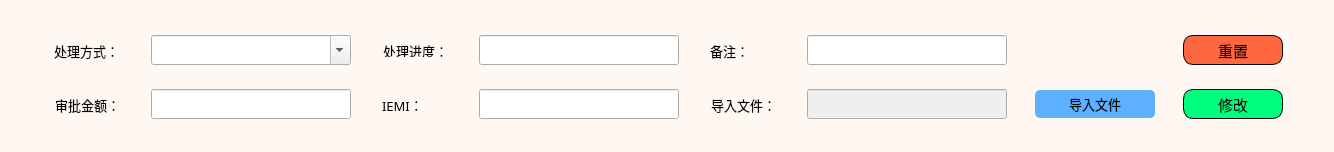
       <widget class="QFrame" name="frame_2">
        <property name="maximumSize">
         <size>
          <width>16777215</width>
          <height>200</height>
         </size>
        </property>
        <property name="styleSheet">
         <string notr="true">QFrame {
    width: 100%;
    background:   #fff8f2;
    border-radius: 5px;
    padding-bottom: 13px;
    box-shadow: 1px 1px 3px rgb(0 0 0 / 20%);
	padding-top:15px;
}</string>
        </property>
        <property name="frameShape">
         <enum>QFrame::StyledPanel</enum>
        </property>
        <property name="frameShadow">
         <enum>QFrame::Raised</enum>
        </property>
        <layout class="QGridLayout" name="gridLayout_2">
         <property name="horizontalSpacing">
          <number>28</number>
         </property>
         <item row="1" column="6">
          <widget class="QLineEdit" name="credit_lineEdit_1_6">
           <property name="minimumSize">
            <size>
             <width>200</width>
             <height>30</height>
            </size>
           </property>
           <property name="maximumSize">
            <size>
             <width>200</width>
             <height>30</height>
            </size>
           </property>
           <property name="font">
            <font>
             <family>黑体</family>
             <pointsize>10</pointsize>
            </font>
           </property>
          </widget>
         </item>
         <item row="1" column="2">
          <widget class="QComboBox" name="type_comboBox_1_1">
           <property name="minimumSize">
            <size>
             <width>200</width>
             <height>30</height>
            </size>
           </property>
           <property name="maximumSize">
            <size>
             <width>200</width>
             <height>30</height>
            </size>
           </property>
           <property name="font">
            <font>
             <family>黑体</family>
             <pointsize>-1</pointsize>
            </font>
           </property>
           <property name="styleSheet">
            <string notr="true">QComboBox{
	font-family:&quot;黑体&quot;, Times, serif;
	font-size: 12px;

}</string>
           </property>
           <property name="editable">
            <bool>true</bool>
           </property>
          </widget>
         </item>
         <item row="1" column="5">
          <widget class="QLabel" name="label_29">
           <property name="maximumSize">
            <size>
             <width>130</width>
             <height>16777215</height>
            </size>
           </property>
           <property name="font">
            <font>
             <family>黑体</family>
             <pointsize>10</pointsize>
            </font>
           </property>
           <property name="styleSheet">
            <string notr="true">background:   #fff8f2;</string>
           </property>
           <property name="text">
            <string>备注：</string>
           </property>
          </widget>
         </item>
         <item row="2" column="2">
          <widget class="QLineEdit" name="credit_lineEdit_1_4">
           <property name="minimumSize">
            <size>
             <width>200</width>
             <height>30</height>
            </size>
           </property>
           <property name="maximumSize">
            <size>
             <width>200</width>
             <height>30</height>
            </size>
           </property>
           <property name="font">
            <font>
             <family>黑体</family>
             <pointsize>10</pointsize>
            </font>
           </property>
          </widget>
         </item>
         <item row="2" column="4">
          <widget class="QLineEdit" name="credit_lineEdit_1_5">
           <property name="minimumSize">
            <size>
             <width>200</width>
             <height>30</height>
            </size>
           </property>
           <property name="maximumSize">
            <size>
             <width>200</width>
             <height>30</height>
            </size>
           </property>
           <property name="font">
            <font>
             <family>黑体</family>
             <pointsize>10</pointsize>
            </font>
           </property>
           <property name="text">
            <string/>
           </property>
          </widget>
         </item>
         <item row="1" column="10">
          <spacer name="horizontalSpacer_2">
           <property name="orientation">
            <enum>Qt::Horizontal</enum>
           </property>
           <property name="sizeHint" stdset="0">
            <size>
             <width>40</width>
             <height>20</height>
            </size>
           </property>
          </spacer>
         </item>
         <item row="2" column="9">
          <widget class="QPushButton" name="change_pushButton_0_2">
           <property name="sizePolicy">
            <sizepolicy hsizetype="Fixed" vsizetype="Fixed">
             <horstretch>0</horstretch>
             <verstretch>0</verstretch>
            </sizepolicy>
           </property>
           <property name="minimumSize">
            <size>
             <width>100</width>
             <height>30</height>
            </size>
           </property>
           <property name="maximumSize">
            <size>
             <width>100</width>
             <height>30</height>
            </size>
           </property>
           <property name="font">
            <font>
             <family>黑体</family>
             <pointsize>11</pointsize>
             <weight>50</weight>
             <italic>false</italic>
             <bold>false</bold>
             <underline>false</underline>
             <strikeout>false</strikeout>
             <kerning>true</kerning>
            </font>
           </property>
           <property name="styleSheet">
            <string notr="true">QPushButton {
	border-radius:10px;
	padding-top:5px;
	padding-bottom: 5px;
	border-color: black;
    border-style:solid;
    border-width:1px;
    background-color:#00ff7f;   

}

QPushButton:hover
{
    background-color:#00aaff;
	border-radius:10px;
}

QPushButton:pressed
{
    padding-left:15px;
	border-radius:10px;
}
</string>
           </property>
           <property name="text">
            <string>修改</string>
           </property>
           <property name="icon">
            <iconset>
             <normaloff>D:/Projects/TrillionTech/images/sinchronize-64.gif</normaloff>D:/Projects/TrillionTech/images/sinchronize-64.gif</iconset>
           </property>
           <property name="iconSize">
            <size>
             <width>20</width>
             <height>20</height>
            </size>
           </property>
           <property name="checkable">
            <bool>false</bool>
           </property>
           <property name="autoRepeat">
            <bool>false</bool>
           </property>
           <property name="autoExclusive">
            <bool>false</bool>
           </property>
           <property name="autoDefault">
            <bool>false</bool>
           </property>
          </widget>
         </item>
         <item row="2" column="3">
          <widget class="QLabel" name="label_28">
           <property name="maximumSize">
            <size>
             <width>130</width>
             <height>16777215</height>
            </size>
           </property>
           <property name="font">
            <font>
             <family>黑体</family>
             <pointsize>10</pointsize>
            </font>
           </property>
           <property name="styleSheet">
            <string notr="true">background:   #fff8f2;</string>
           </property>
           <property name="text">
            <string>IEMI：</string>
           </property>
          </widget>
         </item>
         <item row="1" column="4">
          <widget class="QLineEdit" name="credit_lineEdit_1_7">
           <property name="minimumSize">
            <size>
             <width>200</width>
             <height>30</height>
            </size>
           </property>
           <property name="maximumSize">
            <size>
             <width>200</width>
             <height>30</height>
            </size>
           </property>
           <property name="font">
            <font>
             <family>黑体</family>
             <pointsize>10</pointsize>
            </font>
           </property>
           <property name="text">
            <string/>
           </property>
          </widget>
         </item>
         <item row="1" column="3">
          <widget class="QLabel" name="label">
           <property name="maximumSize">
            <size>
             <width>101</width>
             <height>41</height>
            </size>
           </property>
           <property name="font">
            <font>
             <family>黑体</family>
             <pointsize>10</pointsize>
            </font>
           </property>
           <property name="text">
            <string>处理进度：</string>
           </property>
           <property name="alignment">
            <set>Qt::AlignRight|Qt::AlignTrailing|Qt::AlignVCenter</set>
           </property>
          </widget>
         </item>
         <item row="2" column="5">
          <widget class="QLabel" name="label_10">
           <property name="font">
            <font>
             <family>黑体</family>
             <pointsize>10</pointsize>
            </font>
           </property>
           <property name="styleSheet">
            <string notr="true">background:   #fff8f2;</string>
           </property>
           <property name="text">
            <string>导入文件：</string>
           </property>
           <property name="alignment">
            <set>Qt::AlignRight|Qt::AlignTrailing|Qt::AlignVCenter</set>
           </property>
          </widget>
         </item>
         <item row="2" column="1">
          <widget class="QLabel" name="label_12">
           <property name="font">
            <font>
             <family>黑体</family>
             <pointsize>10</pointsize>
            </font>
           </property>
           <property name="styleSheet">
            <string notr="true">background:   #fff8f2;</string>
           </property>
           <property name="text">
            <string>审批金额：</string>
           </property>
           <property name="alignment">
            <set>Qt::AlignRight|Qt::AlignTrailing|Qt::AlignVCenter</set>
           </property>
          </widget>
         </item>
         <item row="2" column="7">
          <widget class="QPushButton" name="pushButton_7">
           <property name="minimumSize">
            <size>
             <width>120</width>
             <height>28</height>
            </size>
           </property>
           <property name="maximumSize">
            <size>
             <width>120</width>
             <height>28</height>
            </size>
           </property>
           <property name="font">
            <font>
             <family>黑体</family>
             <pointsize>10</pointsize>
            </font>
           </property>
           <property name="styleSheet">
            <string notr="true">QPushButton {
	border-radius:5px;
	padding-top:5px;
	padding-bottom: 5px;
    background-color:#5cb0ff;
}

QPushButton:hover
{
    background-color:#00ff7f;   
	border-radius:5px;
}

QPushButton:pressed
{
    padding-left:15px;
	border-radius:5px;
}</string>
           </property>
           <property name="text">
            <string>导入文件</string>
           </property>
           <property name="icon">
            <iconset>
             <normaloff>../../AfterSale/static/img/excel-3-64.gif</normaloff>../../AfterSale/static/img/excel-3-64.gif</iconset>
           </property>
           <property name="autoDefault">
            <bool>false</bool>
           </property>
          </widget>
         </item>
         <item row="1" column="9">
          <widget class="QPushButton" name="again_pushButton_0_2">
           <property name="sizePolicy">
            <sizepolicy hsizetype="Fixed" vsizetype="Fixed">
             <horstretch>0</horstretch>
             <verstretch>0</verstretch>
            </sizepolicy>
           </property>
           <property name="minimumSize">
            <size>
             <width>100</width>
             <height>30</height>
            </size>
           </property>
           <property name="maximumSize">
            <size>
             <width>100</width>
             <height>30</height>
            </size>
           </property>
           <property name="font">
            <font>
             <family>黑体</family>
             <pointsize>11</pointsize>
             <weight>50</weight>
             <italic>false</italic>
             <bold>false</bold>
             <underline>false</underline>
             <strikeout>false</strikeout>
             <kerning>true</kerning>
            </font>
           </property>
           <property name="styleSheet">
            <string notr="true">QPushButton {
	border-radius:10px;
	padding-top:5px;
	padding-bottom: 5px;
	border-color: black;
    border-style:solid;
    border-width:1px;
    background-color:#ff6741;   

}

QPushButton:hover
{
    background-color:#00aaff;
	border-radius:10px;
}

QPushButton:pressed
{
    padding-left:15px;
	border-radius:10px;
}
</string>
           </property>
           <property name="text">
            <string>重置</string>
           </property>
           <property name="icon">
            <iconset>
             <normaloff>D:/Projects/TrillionTech/images/redo-2-128.gif</normaloff>D:/Projects/TrillionTech/images/redo-2-128.gif</iconset>
           </property>
           <property name="iconSize">
            <size>
             <width>20</width>
             <height>20</height>
            </size>
           </property>
           <property name="checkable">
            <bool>false</bool>
           </property>
           <property name="autoRepeat">
            <bool>false</bool>
           </property>
           <property name="autoExclusive">
            <bool>false</bool>
           </property>
           <property name="autoDefault">
            <bool>false</bool>
           </property>
          </widget>
         </item>
         <item row="1" column="0">
          <spacer name="horizontalSpacer">
           <property name="orientation">
            <enum>Qt::Horizontal</enum>
           </property>
           <property name="sizeHint" stdset="0">
            <size>
             <width>40</width>
             <height>20</height>
            </size>
           </property>
          </spacer>
         </item>
         <item row="2" column="6">
          <widget class="QLineEdit" name="credit_lineEdit_1_2">
           <property name="enabled">
            <bool>false</bool>
           </property>
           <property name="minimumSize">
            <size>
             <width>200</width>
             <height>30</height>
            </size>
           </property>
           <property name="maximumSize">
            <size>
             <width>200</width>
             <height>30</height>
            </size>
           </property>
           <property name="font">
            <font>
             <family>黑体</family>
             <pointsize>10</pointsize>
            </font>
           </property>
          </widget>
         </item>
         <item row="1" column="1">
          <widget class="QLabel" name="label_21">
           <property name="maximumSize">
            <size>
             <width>130</width>
             <height>16777215</height>
            </size>
           </property>
           <property name="font">
            <font>
             <family>黑体</family>
             <pointsize>10</pointsize>
            </font>
           </property>
           <property name="styleSheet">
            <string notr="true">background:   #fff8f2;</string>
           </property>
           <property name="text">
            <string>处理方式：</string>
           </property>
          </widget>
         </item>
        </layout>
       </widget>
